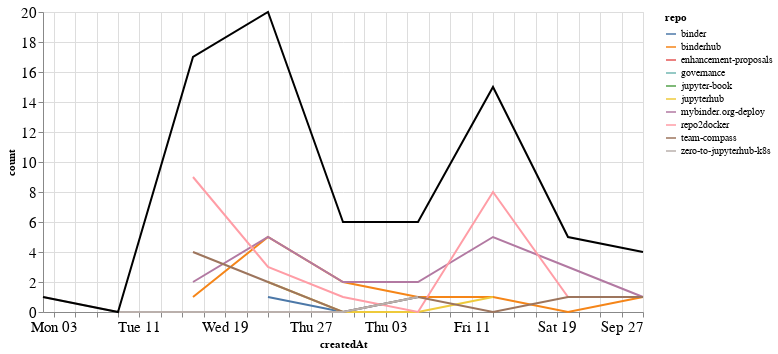

This figure's notebook cell:
### Markdown cell above
## Comments

### Code cell
comments_time = comments.groupby('repo').resample('W', on='createdAt').count()['author'].reset_index()
comments_time = comments_time.rename(columns={'author': 'count'})
comments_time_total = comments_time.groupby('createdAt').agg({"count": "sum"}).reset_index()
ch1 = alt.Chart(comments_time, width=600).mark_line().encode(
    x='createdAt',
    y='count',
    color='repo',
    tooltip="repo"
)

ch2 = alt.Chart(comments_time_total, width=600).mark_line(color="black").encode(
    x='createdAt',
    y='count',
)

ch1 + ch2

### Figure 1 — Vega-Lite specification as saved in the notebook (floating-point values rounded to 4 significant figures)
{"config": {"axisLeft": {"labelFontSize": 15}, "axisBottom": {"labelFontSize": 15}}, "layer": [{"data": {"name": "data-a22fcfa83e6b60a0efc8b747213b8d16"}, "mark": "line", "encoding": {"color": {"type": "nominal", "field": "repo"}, "tooltip": {"type": "nominal", "field": "repo"}, "x": {"type": "temporal", "field": "createdAt"}, "y": {"type": "quantitative", "field": "count"}}, "width": 600}, {"data": {"name": "data-dc239a77ba2311a5dfd264f0aa1a92d8"}, "mark": {"type": "line", "color": "black"}, "encoding": {"x": {"type": "temporal", "field": "createdAt"}, "y": {"type": "quantitative", "field": "count"}}, "width": 600}], "$schema": "https://vega.github.io/schema/vega-lite/v4.8.1.json", "datasets": {"data-a22fcfa83e6b60a0efc8b747213b8d16": [{"repo": "binder", "createdAt": "2020-08-23T00:00:00", "count": 1}, {"repo": "binder", "createdAt": "2020-08-30T00:00:00", "count": 0}, {"repo": "binder", "createdAt": "2020-09-06T00:00:00", "count": 1}, {"repo": "binderhub", "createdAt": "2020-08-16T00:00:00", "count": 1}, {"repo": "binderhub", "createdAt": "2020-08-23T00:00:00", "count": 5}, {"repo": "binderhub", "createdAt": "2020-08-30T00:00:00", "count": 2}, {"repo": "binderhub", "createdAt": "2020-09-06T00:00:00", "count": 1}, {"repo": "binderhub", "createdAt": "2020-09-13T00:00:00", "count": 1}, {"repo": "binderhub", "createdAt": "2020-09-20T00:00:00", "count": 0}, {"repo": "binderhub", "createdAt": "2020-09-27T00:00:00", "count": 1}, {"repo": "enhancement-proposals", "createdAt": "2020-08-16T00:00:00", "count": 1}, {"repo": "governance", "createdAt": "2020-08-23T00:00:00", "count": 2}, {"repo": "jupyter-book", "createdAt": "2020-08-30T00:00:00", "count": 1}, {"repo": "jupyterhub", "createdAt": "2020-08-23T00:00:00", "count": 2}, {"repo": "jupyterhub", "createdAt": "2020-08-30T00:00:00", "count": 0}, {"repo": "jupyterhub", "createdAt": "2020-09-06T00:00:00", "count": 0}, {"repo": "jupyterhub", "createdAt": "2020-09-13T00:00:00", "count": 1}, {"repo": "mybinder.org-deploy", "createdAt": "2020-08-16T00:00:00", "count": 2}, {"repo": "mybinder.org-deploy", "createdAt": "2020-08-23T00:00:00", "count": 5}, {"repo": "mybinder.org-deploy", "createdAt": "2020-08-30T00:00:00", "count": 2}, {"repo": "mybinder.org-deploy", "createdAt": "2020-09-06T00:00:00", "count": 2}, {"repo": "mybinder.org-deploy", "createdAt": "2020-09-13T00:00:00", "count": 5}, {"repo": "mybinder.org-deploy", "createdAt": "2020-09-20T00:00:00", "count": 3}, {"repo": "mybinder.org-deploy", "createdAt": "2020-09-27T00:00:00", "count": 1}, {"repo": "repo2docker", "createdAt": "2020-08-16T00:00:00", "count": 9}, {"repo": "repo2docker", "createdAt": "2020-08-23T00:00:00", "count": 3}, {"repo": "repo2docker", "createdAt": "2020-08-30T00:00:00", "count": 1}, {"repo": "repo2docker", "createdAt": "2020-09-06T00:00:00", "count": 0}, {"repo": "repo2docker", "createdAt": "2020-09-13T00:00:00", "count": 8}, {"repo": "repo2docker", "createdAt": "2020-09-20T00:00:00", "count": 1}, {"repo": "repo2docker", "createdAt": "2020-09-27T00:00:00", "count": 1}, {"repo": "team-compass", "createdAt": "2020-08-16T00:00:00", "count": 4}, {"repo": "team-compass", "createdAt": "2020-08-23T00:00:00", "count": 2}, {"repo": "team-compass", "createdAt": "2020-08-30T00:00:00", "count": 0}, {"repo": "team-compass", "createdAt": "2020-09-06T00:00:00", "count": 1}, {"repo": "team-compass", "createdAt": "2020-09-13T00:00:00", "count": 0}, {"repo": "team-compass", "createdAt": "2020-09-20T00:00:00", "count": 1}, {"repo": "team-compass", "createdAt": "2020-09-27T00:00:00", "count": 1}, {"repo": "zero-to-jupyterhub-k8s", "createdAt": "2020-08-02T00:00:00", "count": 1}, {"repo": "zero-to-jupyterhub-k8s", "createdAt": "2020-08-09T00:00:00", "count": 0}, {"repo": "zero-to-jupyterhub-k8s", "createdAt": "2020-08-16T00:00:00", "count": 0}, {"repo": "zero-to-jupyterhub-k8s", "createdAt": "2020-08-23T00:00:00", "count": 0}, {"repo": "zero-to-jupyterhub-k8s", "createdAt": "2020-08-30T00:00:00", "count": 0}, {"repo": "zero-to-jupyterhub-k8s", "createdAt": "2020-09-06T00:00:00", "count": 1}], "data-dc239a77ba2311a5dfd264f0aa1a92d8": [{"createdAt": "2020-08-02T00:00:00", "count": 1}, {"createdAt": "2020-08-09T00:00:00", "count": 0}, {"createdAt": "2020-08-16T00:00:00", "count": 17}, {"createdAt": "2020-08-23T00:00:00", "count": 20}, {"createdAt": "2020-08-30T00:00:00", "count": 6}, {"createdAt": "2020-09-06T00:00:00", "count": 6}, {"createdAt": "2020-09-13T00:00:00", "count": 15}, {"createdAt": "2020-09-20T00:00:00", "count": 5}, {"createdAt": "2020-09-27T00:00:00", "count": 4}]}}
